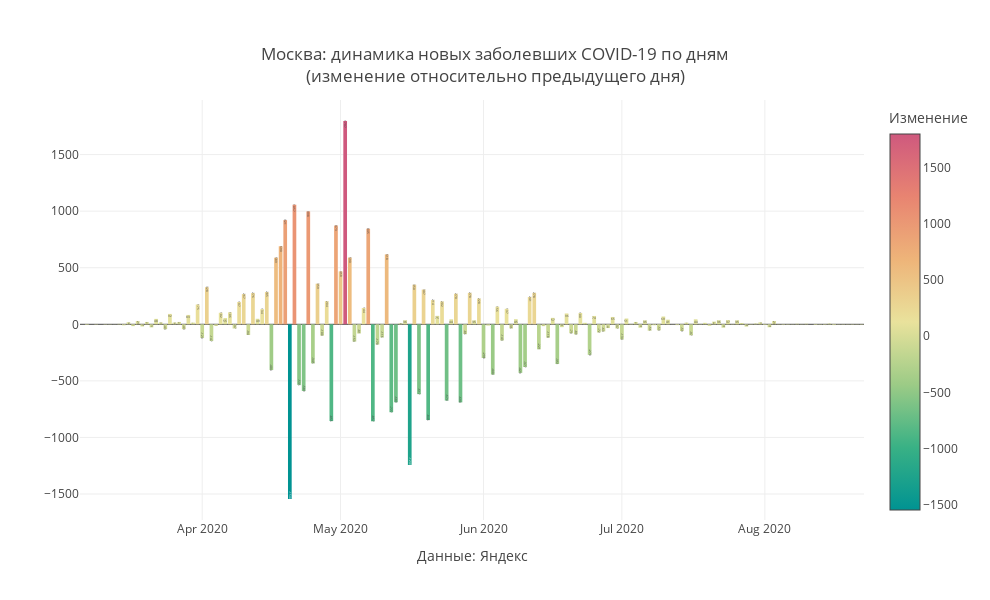

Notebook source saved alongside this figure:
### Code cell
mask = X.Region ==my_region
#mask = (X.Date>datetime.date(2020,5,1))&(X.Region==my_region)
#Y = X[mask]

#Y['base'] = Y['Change_dayconf']*Y['Change_dayconf'].apply(lambda d:0 if d>0 else 1)
#Y['Date']= pd.to_datetime(Y.Date)
fig = go.Figure()
fig.add_trace(
              go.Bar(x = X[mask].Date,y=X[mask].Change_dayconf,text = X[mask]['Change_dayconf'],textposition = 'inside',
                
                
                 marker_color = X[mask]['Change_dayconf'],marker_colorscale = 'Temps',marker_colorbar ={'tickmode':'auto',
                                    'title':{'text':'Изменение','side':'top'}}
                    )   
                )
fig.update_layout(
   annotations=[
        
        dict(x=0.5,y=-0.15,
            showarrow=False,
            text="",
            xref="paper",
            yref="paper")],
                  title=f'{my_region}: динамика новых заболевших COVID-19 по дням<br>(изменение относительно предыдущего дня)',
                  title_x = 0.5,
                  title_y= 0.9,
                  title_xanchor = "center",
                  title_yanchor = "bottom", 
                  legend_x = 0.05,legend_y = 0.98,
                  width = 990, height = 600,template = 'gridon',
    
    
                  xaxis_title='Данные: Яндекс',
    yaxis_title = ' '
)

fig.show()

### Figure 1 — Plotly figure (JSON) as saved in the notebook; plotly's stock layout.template omitted (floating-point values rounded to 4 significant figures; data arrays with more than 128 entries replaced by an {"elided": "..."} marker saying what was removed)
{"data": [{"marker": {"color": {"elided": "170 int values"}, "colorbar": {"tickmode": "auto", "title": {"side": "top", "text": "Изменение"}}, "colorscale": [[0, "rgb(0, 147, 146)"], [0.1667, "rgb(57, 177, 133)"], [0.3333, "rgb(156, 203, 134)"], [0.5, "rgb(233, 226, 156)"], [0.6667, "rgb(238, 180, 121)"], [0.8333, "rgb(232, 132, 113)"], [1, "rgb(207, 89, 126)"]]}, "text": {"elided": "170 int values"}, "textposition": "inside", "type": "bar", "x": {"elided": "170 str values"}, "y": {"elided": "170 int values"}}], "layout": {"annotations": [{"showarrow": false, "text": "", "x": 0.5, "xref": "paper", "y": -0.15, "yref": "paper"}], "height": 600, "legend": {"x": 0.05, "y": 0.98}, "title": {"text": "Москва: динамика новых заболевших COVID-19 по дням<br>(изменение относительно предыдущего дня)", "x": 0.5, "xanchor": "center", "y": 0.9, "yanchor": "bottom"}, "width": 990, "xaxis": {"title": {"text": "Данные: Яндекс"}}, "yaxis": {"title": {"text": " "}}}}
